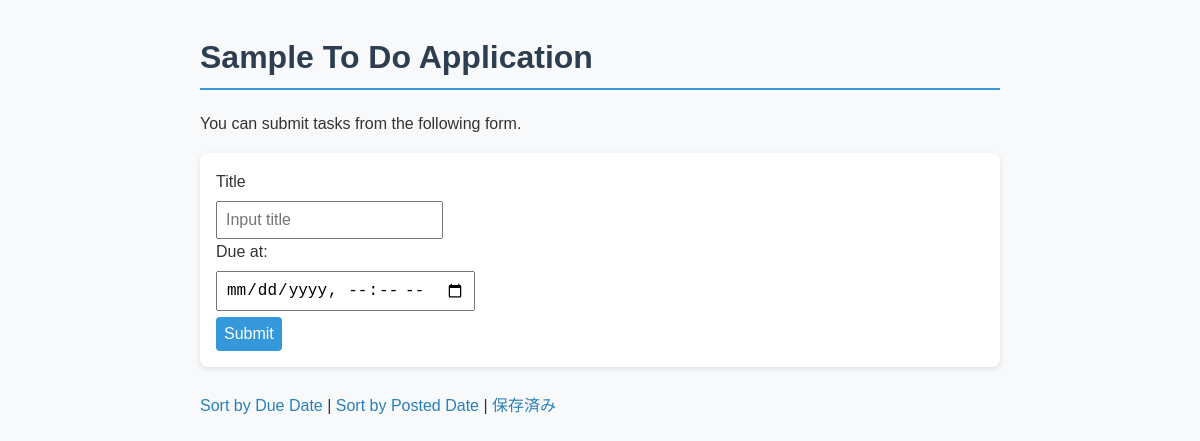
The app's page /, older data.
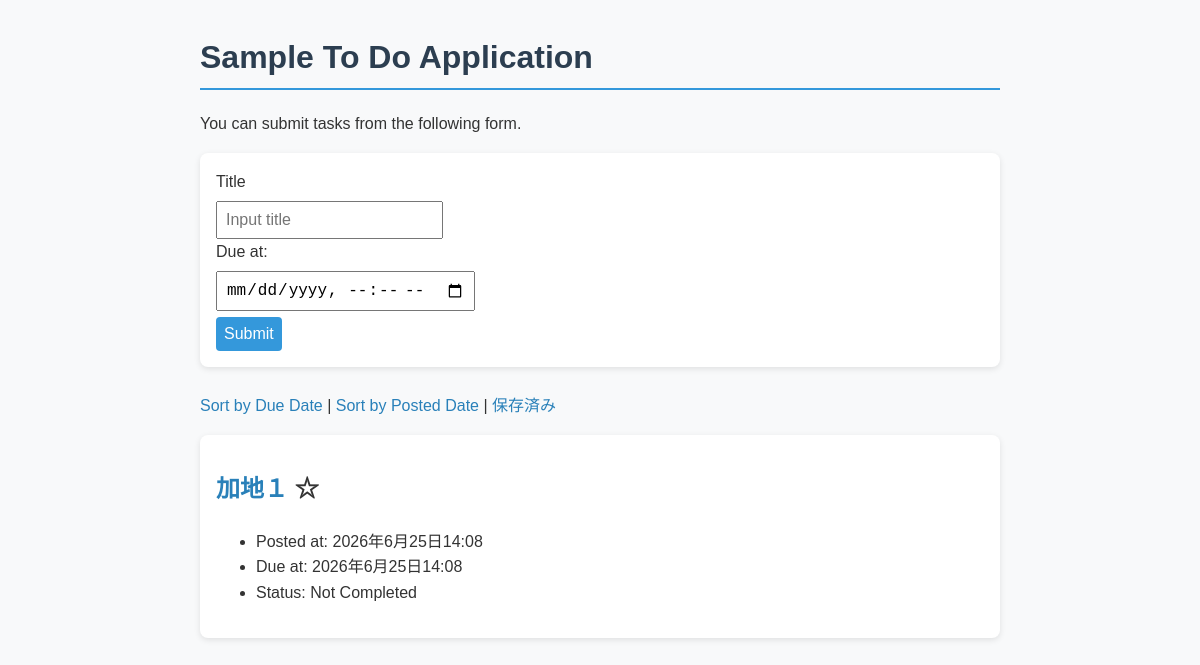
The same page, newer data.
### todo/models.py (models this page shows, shortened)
class Task(models.Model):
    title = models.CharField(max_length=100)
    completed = models.BooleanField(default=False)
    posted_at = models.DateTimeField(default=timezone.now)
    due_at = models.DateTimeField(null=True, blank=True)
    saved = models.BooleanField(default=False)

### todo/views.py (the view)
# urls.py: path('', todo_views.index, name='index'),
def index(request):
    if request.method == 'POST':
        task = Task(title=request.POST['title'],
                    due_at=make_aware(parse_datetime(request.POST['due_at'])))
        task.save()
    if request.GET.get('order') == 'due':
        tasks = Task.objects.order_by('due_at')
    else:
        tasks = Task.objects.order_by('-posted_at')
    context = {
        'tasks': tasks
    }
    return render(request, 'todo/index.html', context)

### todo/templates/todo/index.html (shortened to what this page needs)
{% load static %}
<!DOCTYPE html>
<html lang="ja">
  <head>
    <link rel="stylesheet" href="{% static 'todo/style.css' %}">
  </head>
  <body>
    <h1>Sample To Do Application</h1>
    <p>You can submit tasks from the following form.</p>
    <form action="{% url 'index' %}" method="post">
      <div>
        <label for="titleInput">Title</label><br>
        <input id="titleInput" name="title" type="text" placeholder="Input title">
      </div>
      <div>
        <label for="dueInput">Due at:</label><br>
        <input id="dueInput" name="due_at" type="datetime-local">
      </div>
      <div>
        <button type="submit">Submit</button>
      </div>
    </form>
    <br>
    <div>
      <a href="{% url 'index' %}?order=due">Sort by Due Date</a> |
      <a href="{% url 'index' %}?order=post">Sort by Posted Date</a>
      | <a href="{% url 'saved' %}">保存済み</a>
    </div>
    {% for task in tasks %}
    <div class="text">
      <h2><a href="{% url 'detail' task.id %}">{{ task.title }}</a></a>
        {% if task.saved %}★{% else %}☆{% endif %}
      </h2>
      <ul>
        <li>Posted at: {{ task.posted_at }}</li>
        {% if task.due_at %}
        <li>Due at: {{ task.due_at }}</li>
        {% endif %}
        {% if task.completed %}
        <li>Status: Completed</li>
        {% else %}
        <li>Status: Not Completed</li>
        {% endif %}
      </ul>
    </div>
    {% endfor %}
  </body>
</html>

Row changes from the older to the newer data that the page shows:
added Task: title "加地１", posted_at "2026年6月25日14:08", due_at "2026年6月25日14:08", completed "Status: Not Completed"
